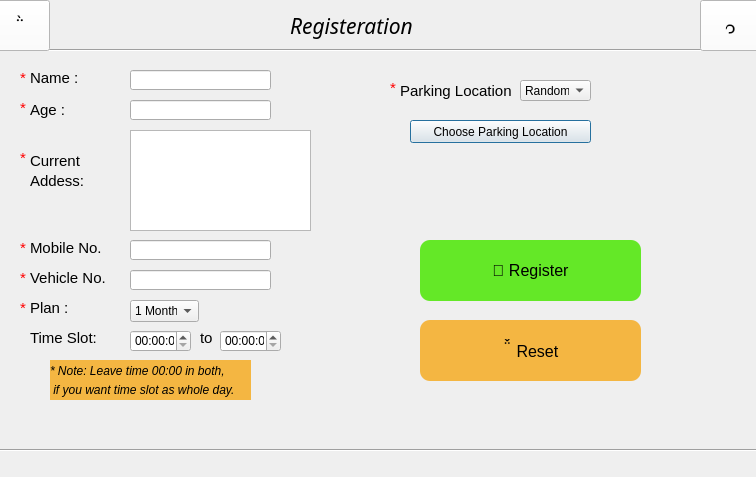
<?xml version="1.0" encoding="UTF-8"?>
<ui version="4.0">
 <class>backoffice1_1</class>
 <widget class="QDialog" name="backoffice1_1">
  <property name="windowModality">
   <enum>Qt::NonModal</enum>
  </property>
  <property name="geometry">
   <rect>
    <x>0</x>
    <y>0</y>
    <width>756</width>
    <height>477</height>
   </rect>
  </property>
  <property name="windowTitle">
   <string>Registration</string>
  </property>
  <widget class="QLabel" name="label">
   <property name="geometry">
    <rect>
     <x>30</x>
     <y>70</y>
     <width>51</width>
     <height>16</height>
    </rect>
   </property>
   <property name="font">
    <font>
     <pointsize>11</pointsize>
    </font>
   </property>
   <property name="text">
    <string>Name :</string>
   </property>
  </widget>
  <widget class="QLabel" name="label_2">
   <property name="geometry">
    <rect>
     <x>30</x>
     <y>100</y>
     <width>51</width>
     <height>20</height>
    </rect>
   </property>
   <property name="font">
    <font>
     <pointsize>11</pointsize>
    </font>
   </property>
   <property name="text">
    <string>Age :</string>
   </property>
  </widget>
  <widget class="QLabel" name="label_3">
   <property name="geometry">
    <rect>
     <x>30</x>
     <y>270</y>
     <width>81</width>
     <height>16</height>
    </rect>
   </property>
   <property name="font">
    <font>
     <pointsize>11</pointsize>
    </font>
   </property>
   <property name="text">
    <string>Vehicle No. :</string>
   </property>
  </widget>
  <widget class="QLabel" name="label_4">
   <property name="geometry">
    <rect>
     <x>290</x>
     <y>10</y>
     <width>141</width>
     <height>31</height>
    </rect>
   </property>
   <property name="font">
    <font>
     <family>Microsoft YaHei Light</family>
     <pointsize>16</pointsize>
     <weight>50</weight>
     <italic>true</italic>
     <bold>false</bold>
    </font>
   </property>
   <property name="text">
    <string>Registeration</string>
   </property>
  </widget>
  <widget class="Line" name="line">
   <property name="geometry">
    <rect>
     <x>0</x>
     <y>40</y>
     <width>791</width>
     <height>20</height>
    </rect>
   </property>
   <property name="orientation">
    <enum>Qt::Horizontal</enum>
   </property>
  </widget>
  <widget class="QLineEdit" name="uname">
   <property name="geometry">
    <rect>
     <x>130</x>
     <y>70</y>
     <width>141</width>
     <height>20</height>
    </rect>
   </property>
  </widget>
  <widget class="QLineEdit" name="uage">
   <property name="geometry">
    <rect>
     <x>130</x>
     <y>100</y>
     <width>141</width>
     <height>20</height>
    </rect>
   </property>
  </widget>
  <widget class="QLineEdit" name="uvehicleno">
   <property name="geometry">
    <rect>
     <x>130</x>
     <y>270</y>
     <width>141</width>
     <height>20</height>
    </rect>
   </property>
  </widget>
  <widget class="QLabel" name="label_5">
   <property name="geometry">
    <rect>
     <x>30</x>
     <y>300</y>
     <width>81</width>
     <height>16</height>
    </rect>
   </property>
   <property name="font">
    <font>
     <pointsize>11</pointsize>
    </font>
   </property>
   <property name="text">
    <string>Plan :</string>
   </property>
  </widget>
  <widget class="QComboBox" name="uplan">
   <property name="geometry">
    <rect>
     <x>130</x>
     <y>300</y>
     <width>69</width>
     <height>22</height>
    </rect>
   </property>
   <item>
    <property name="text">
     <string>1 Month</string>
    </property>
   </item>
   <item>
    <property name="text">
     <string>6 Month</string>
    </property>
   </item>
   <item>
    <property name="text">
     <string>12 Month</string>
    </property>
   </item>
  </widget>
  <widget class="QLabel" name="label_6">
   <property name="geometry">
    <rect>
     <x>30</x>
     <y>150</y>
     <width>51</width>
     <height>21</height>
    </rect>
   </property>
   <property name="font">
    <font>
     <pointsize>11</pointsize>
    </font>
   </property>
   <property name="text">
    <string>Current</string>
   </property>
  </widget>
  <widget class="QTextEdit" name="uaddress">
   <property name="geometry">
    <rect>
     <x>130</x>
     <y>130</y>
     <width>181</width>
     <height>101</height>
    </rect>
   </property>
  </widget>
  <widget class="QLabel" name="label_7">
   <property name="geometry">
    <rect>
     <x>30</x>
     <y>170</y>
     <width>61</width>
     <height>21</height>
    </rect>
   </property>
   <property name="font">
    <font>
     <pointsize>11</pointsize>
    </font>
   </property>
   <property name="text">
    <string>Addess:</string>
   </property>
  </widget>
  <widget class="QLabel" name="label_8">
   <property name="geometry">
    <rect>
     <x>30</x>
     <y>330</y>
     <width>81</width>
     <height>16</height>
    </rect>
   </property>
   <property name="font">
    <font>
     <pointsize>11</pointsize>
    </font>
   </property>
   <property name="text">
    <string>Time Slot:</string>
   </property>
  </widget>
  <widget class="QTimeEdit" name="ustime">
   <property name="geometry">
    <rect>
     <x>130</x>
     <y>330</y>
     <width>61</width>
     <height>22</height>
    </rect>
   </property>
  </widget>
  <widget class="QLabel" name="label_9">
   <property name="geometry">
    <rect>
     <x>200</x>
     <y>330</y>
     <width>16</width>
     <height>16</height>
    </rect>
   </property>
   <property name="font">
    <font>
     <pointsize>11</pointsize>
    </font>
   </property>
   <property name="text">
    <string>to</string>
   </property>
  </widget>
  <widget class="QTimeEdit" name="uetime">
   <property name="geometry">
    <rect>
     <x>220</x>
     <y>330</y>
     <width>61</width>
     <height>22</height>
    </rect>
   </property>
  </widget>
  <widget class="QLabel" name="label_10">
   <property name="geometry">
    <rect>
     <x>20</x>
     <y>70</y>
     <width>16</width>
     <height>16</height>
    </rect>
   </property>
   <property name="font">
    <font>
     <pointsize>11</pointsize>
    </font>
   </property>
   <property name="styleSheet">
    <string notr="true">color:red;
</string>
   </property>
   <property name="text">
    <string>*</string>
   </property>
  </widget>
  <widget class="QLabel" name="label_11">
   <property name="geometry">
    <rect>
     <x>20</x>
     <y>100</y>
     <width>16</width>
     <height>16</height>
    </rect>
   </property>
   <property name="font">
    <font>
     <pointsize>11</pointsize>
    </font>
   </property>
   <property name="styleSheet">
    <string notr="true">color:red;
</string>
   </property>
   <property name="text">
    <string>*</string>
   </property>
  </widget>
  <widget class="QLabel" name="label_12">
   <property name="geometry">
    <rect>
     <x>20</x>
     <y>150</y>
     <width>16</width>
     <height>16</height>
    </rect>
   </property>
   <property name="font">
    <font>
     <pointsize>11</pointsize>
    </font>
   </property>
   <property name="styleSheet">
    <string notr="true">color:red;
</string>
   </property>
   <property name="text">
    <string>*</string>
   </property>
  </widget>
  <widget class="QLabel" name="label_13">
   <property name="geometry">
    <rect>
     <x>20</x>
     <y>270</y>
     <width>16</width>
     <height>16</height>
    </rect>
   </property>
   <property name="font">
    <font>
     <pointsize>11</pointsize>
    </font>
   </property>
   <property name="styleSheet">
    <string notr="true">color:red;
</string>
   </property>
   <property name="text">
    <string>*</string>
   </property>
  </widget>
  <widget class="QLabel" name="label_14">
   <property name="geometry">
    <rect>
     <x>20</x>
     <y>300</y>
     <width>16</width>
     <height>16</height>
    </rect>
   </property>
   <property name="font">
    <font>
     <pointsize>11</pointsize>
    </font>
   </property>
   <property name="styleSheet">
    <string notr="true">color:red;
</string>
   </property>
   <property name="text">
    <string>*</string>
   </property>
  </widget>
  <widget class="QLabel" name="label_15">
   <property name="geometry">
    <rect>
     <x>50</x>
     <y>360</y>
     <width>201</width>
     <height>21</height>
    </rect>
   </property>
   <property name="font">
    <font>
     <pointsize>9</pointsize>
     <italic>true</italic>
    </font>
   </property>
   <property name="styleSheet">
    <string notr="true">background-color:#f4b642;</string>
   </property>
   <property name="text">
    <string>* Note: Leave time 00:00 in both,</string>
   </property>
  </widget>
  <widget class="QLabel" name="label_19">
   <property name="geometry">
    <rect>
     <x>50</x>
     <y>380</y>
     <width>201</width>
     <height>20</height>
    </rect>
   </property>
   <property name="font">
    <font>
     <pointsize>9</pointsize>
     <italic>true</italic>
    </font>
   </property>
   <property name="styleSheet">
    <string notr="true">background-color:#f4b642;</string>
   </property>
   <property name="text">
    <string> if you want time slot as whole day.</string>
   </property>
  </widget>
  <widget class="QLabel" name="label_20">
   <property name="geometry">
    <rect>
     <x>390</x>
     <y>80</y>
     <width>16</width>
     <height>16</height>
    </rect>
   </property>
   <property name="font">
    <font>
     <pointsize>11</pointsize>
    </font>
   </property>
   <property name="styleSheet">
    <string notr="true">color:red;
</string>
   </property>
   <property name="text">
    <string>*</string>
   </property>
  </widget>
  <widget class="QLabel" name="label_21">
   <property name="geometry">
    <rect>
     <x>400</x>
     <y>80</y>
     <width>111</width>
     <height>21</height>
    </rect>
   </property>
   <property name="font">
    <font>
     <pointsize>11</pointsize>
    </font>
   </property>
   <property name="text">
    <string>Parking Location:</string>
   </property>
  </widget>
  <widget class="QComboBox" name="ulocation">
   <property name="geometry">
    <rect>
     <x>520</x>
     <y>80</y>
     <width>71</width>
     <height>21</height>
    </rect>
   </property>
   <property name="autoFillBackground">
    <bool>false</bool>
   </property>
   <item>
    <property name="text">
     <string>Random</string>
    </property>
   </item>
   <item>
    <property name="text">
     <string>Custom</string>
    </property>
   </item>
  </widget>
  <widget class="QPushButton" name="uparklocation">
   <property name="enabled">
    <bool>true</bool>
   </property>
   <property name="geometry">
    <rect>
     <x>410</x>
     <y>120</y>
     <width>181</width>
     <height>23</height>
    </rect>
   </property>
   <property name="text">
    <string>Choose Parking Location</string>
   </property>
  </widget>
  <widget class="QLabel" name="label_23">
   <property name="geometry">
    <rect>
     <x>30</x>
     <y>240</y>
     <width>81</width>
     <height>16</height>
    </rect>
   </property>
   <property name="font">
    <font>
     <pointsize>11</pointsize>
    </font>
   </property>
   <property name="text">
    <string>Mobile No.</string>
   </property>
  </widget>
  <widget class="QLineEdit" name="umobileno">
   <property name="geometry">
    <rect>
     <x>130</x>
     <y>240</y>
     <width>141</width>
     <height>20</height>
    </rect>
   </property>
  </widget>
  <widget class="QLabel" name="label_22">
   <property name="geometry">
    <rect>
     <x>20</x>
     <y>240</y>
     <width>16</width>
     <height>16</height>
    </rect>
   </property>
   <property name="font">
    <font>
     <pointsize>11</pointsize>
    </font>
   </property>
   <property name="styleSheet">
    <string notr="true">color:red;
</string>
   </property>
   <property name="text">
    <string>*</string>
   </property>
  </widget>
  <widget class="Line" name="line_2">
   <property name="geometry">
    <rect>
     <x>-60</x>
     <y>440</y>
     <width>851</width>
     <height>20</height>
    </rect>
   </property>
   <property name="orientation">
    <enum>Qt::Horizontal</enum>
   </property>
  </widget>
  <widget class="QPushButton" name="uregister">
   <property name="geometry">
    <rect>
     <x>420</x>
     <y>240</y>
     <width>221</width>
     <height>61</height>
    </rect>
   </property>
   <property name="font">
    <font>
     <pointsize>12</pointsize>
    </font>
   </property>
   <property name="autoFillBackground">
    <bool>false</bool>
   </property>
   <property name="styleSheet">
    <string notr="true">background-color:#64e827;
border-radius: 10px;
border-color:#64e827;</string>
   </property>
   <property name="text">
    <string> Register</string>
   </property>
  </widget>
  <widget class="QPushButton" name="ucancel">
   <property name="geometry">
    <rect>
     <x>420</x>
     <y>320</y>
     <width>221</width>
     <height>61</height>
    </rect>
   </property>
   <property name="font">
    <font>
     <pointsize>12</pointsize>
    </font>
   </property>
   <property name="autoFillBackground">
    <bool>false</bool>
   </property>
   <property name="styleSheet">
    <string notr="true">background-color:#f4b642;
border-radius: 10px;
border-color:#f4b642;</string>
   </property>
   <property name="text">
    <string> Reset</string>
   </property>
  </widget>
  <widget class="QPushButton" name="backtoback">
   <property name="geometry">
    <rect>
     <x>-10</x>
     <y>0</y>
     <width>60</width>
     <height>51</height>
    </rect>
   </property>
   <property name="font">
    <font>
     <pointsize>14</pointsize>
    </font>
   </property>
   <property name="autoFillBackground">
    <bool>true</bool>
   </property>
   <property name="styleSheet">
    <string notr="true">background-color:white;</string>
   </property>
   <property name="text">
    <string></string>
   </property>
  </widget>
  <widget class="QPushButton" name="hometohome">
   <property name="geometry">
    <rect>
     <x>700</x>
     <y>0</y>
     <width>61</width>
     <height>51</height>
    </rect>
   </property>
   <property name="font">
    <font>
     <pointsize>14</pointsize>
    </font>
   </property>
   <property name="autoFillBackground">
    <bool>true</bool>
   </property>
   <property name="styleSheet">
    <string notr="true">background-color:white;</string>
   </property>
   <property name="text">
    <string></string>
   </property>
  </widget>
 </widget>
 <resources/>
 <connections/>
</ui>
